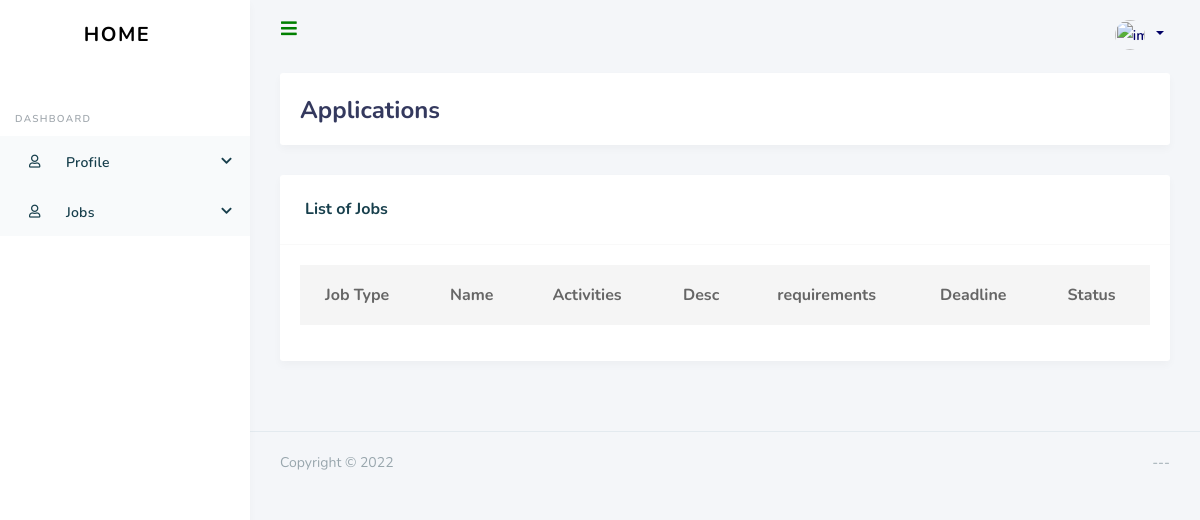
Before: /activeApp/ with the older database file.
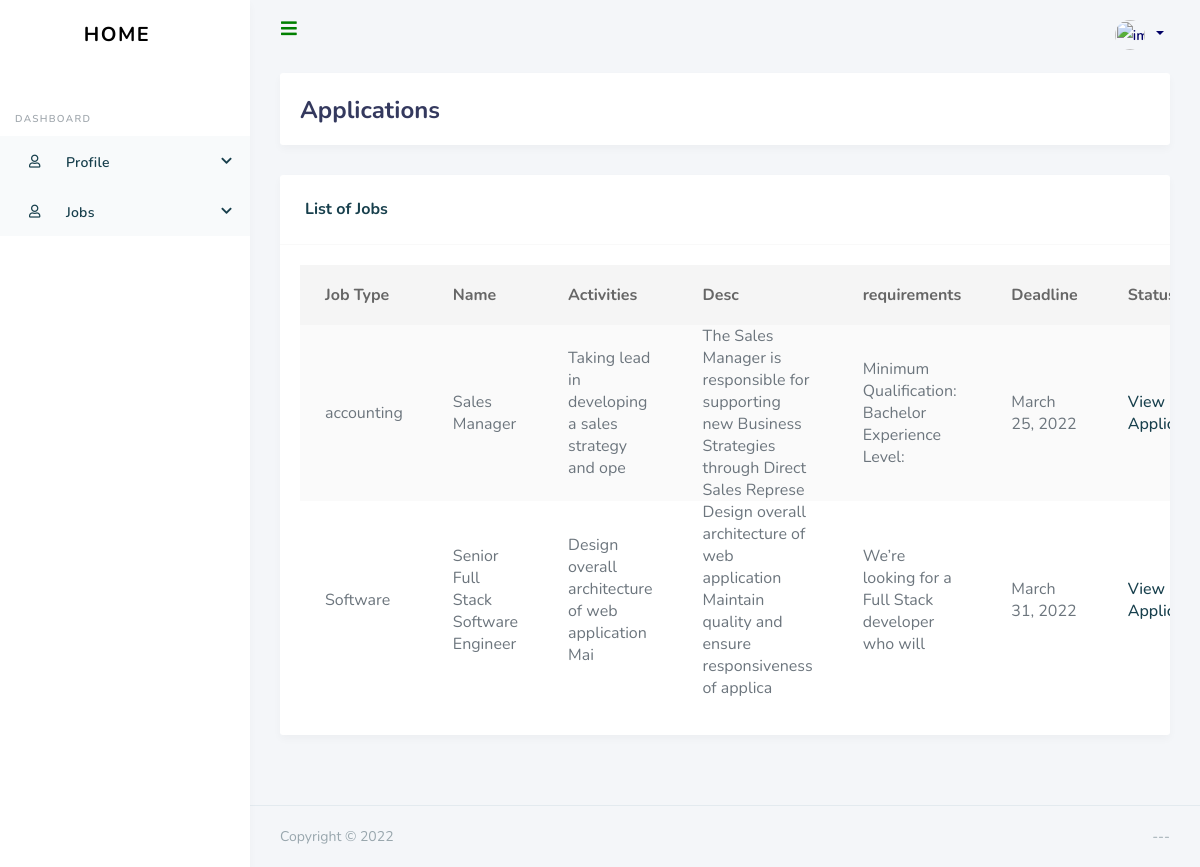
After: the same page with the newer database file.
### recuit/models.py (models this page shows, shortened)
class Job(models.Model):
    jobType = models.ForeignKey(
        JobType, on_delete=models.CASCADE)
    name = models.CharField(max_length=50)
    description = models.CharField(max_length=100)
    activities = models.CharField(max_length=50)
    requirements = models.CharField(max_length=50)
    deadline = models.DateField()
    Active_Status = 1
    Inactive_Status = 0
    STATUS_CHOICES = (
        (Active_Status, 'active'),
        (Inactive_Status, 'unactive'),
    )
    status = models.IntegerField(choices=STATUS_CHOICES, default=Inactive_Status)
    created_on = models.DateTimeField(auto_now=True)
    updated_on = models.DateTimeField(auto_now=True)
    class Meta:
        ordering = ['name']

class JobType(models.Model):
    name = models.CharField(max_length=50)
    description = models.CharField(max_length=100)
    created = models.DateTimeField(auto_now_add=True)
    class Meta:
        ordering = ['-created']
    def __str__(self):
        return self.name

### recuit/views.py (the view)
# urls.py: path('activeApp/',views.activeApps),
def activeApps(request):
    today = datetime.datetime.today()
    jobs = Job.objects.all().filter(deadline__gt=today)
    context = {'jobs': jobs}
    return render(request, 'applicants.html', context)

### recuit/templatetags/user_tags.py (called while the page is built)
@register.filter(name='has_group')
def has_group(user, group_name):
    group = Group.objects.filter(name=group_name)
    if group:
        group = group.first()
        return group in user.groups.all()
    else:
        return False

### recuit/templates/applicants.html
{% extends "base.html" %}
{% block page_content %}
{% load humanize %}
{% load user_tags %}
      <div class="main-content">
        <section class="section">
          <div class="section-header">
            <h1>Applications</h1>
          </div>
          <div class="row">
                <div class="col-lg-12 col-md-12 col-12 col-sm-12">
                    <div class="card">
                      <div class="card-header">
                        <h4>List of Jobs</h4>
                      </div>
                      <div class="card-body p-0">
                        <div class="table-responsive" style="padding: 20px !important;">
                          <table class="table table-striped" id="dataTable" width="100%" style="padding:50px !important;" cellspacing="0">
                            <thead>
                               <tr>
                                    <th>Job Type</th>
                                    <th>Name</th>
                                    <th>Activities</th>
                                    <th>Desc</th>
                                    <th>requirements</th>
                                    <th>Deadline</th>
                                   <th>Status</th>
                                </tr>
                            </thead>
                              <tbody>
                                {% for job in jobs %}
                                    <tr>
                                        <td>{{job.jobType}}</td>
                                        <td>{{job.name}}</td>
                                        <td>{{job.activities}}</td>
                                         <td>{{job.description}}</td>
                                        <td>{{job.requirements}}</td>
                                        <td>{{job.deadline}}</td>
                                        <td><a href="/viewApplicants/{{job.id}}">View Applicants</a></td>
                                    </tr>
                                {% endfor %}
                              </tbody>
                          </table>
                        </div>
                      </div>
                    </div>
                </div>
          </div>
        </section>
      </div>
{% endblock %}

Changed rows visible on the page:
added Job: jobType "accounting", name "Sales Manager", activities "Taking lead in developing a sales strategy and ope", description "The Sales Manager is responsible for supporting new Business Strategies through Direct Sales Represe", requirements "Minimum Qualification: Bachelor Experience Level:", deadline "March 25, 2022"
added Job: jobType "Software", name "Senior Full Stack Software Engineer", activities "Design overall architecture of web application Mai", description "Design overall architecture of web application Maintain quality and ensure responsiveness of applica", requirements "We’re looking for a Full Stack developer who will", deadline "March 31, 2022"
